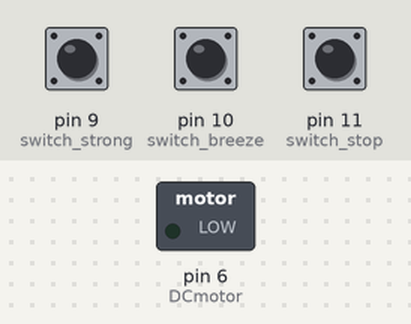
The sketch below on a simulated Arduino Uno, built with avr-gcc and run on an emulated ATmega328P. Shown: switched loads named in the sketch (green lamp = pin HIGH). Inputs (shaded band) come from the test bench; at power-on: pin 9 (switch_strong) LOW, pin 10 (switch_breeze) LOW, pin 11 (switch_stop) LOW.

Above: at 1.2 s.
1.3 s: pin 9 (switch_strong) pulled HIGH for 0.15 s
At 2.5 s:
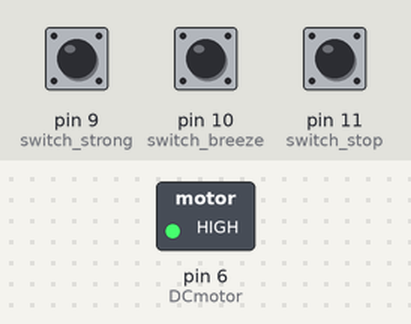
2.9 s: pin 10 (switch_breeze) pulled HIGH for 0.15 s
At 3.7 s:
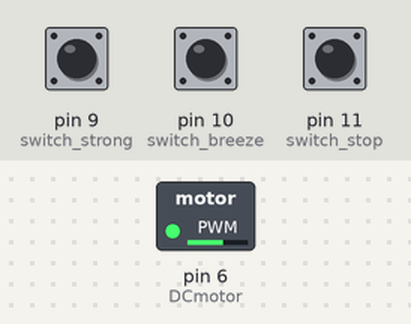
4.5 s: pin 9 (switch_strong) pulled HIGH for 1 s
At 4.9 s:
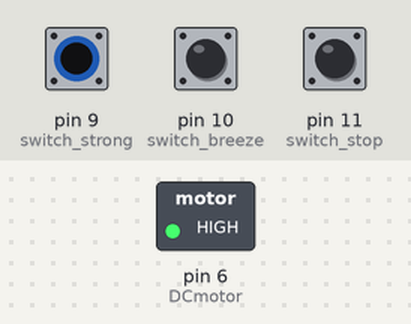
7.0 s: pin 11 (switch_stop) pulled HIGH for 0.15 s
At 8.0 s:
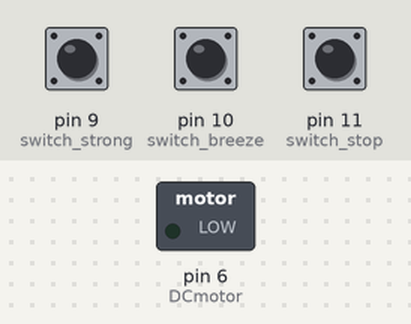
8.6 s: pin 9 (switch_strong) pulled HIGH for 3.2 s
At 9.2 s:
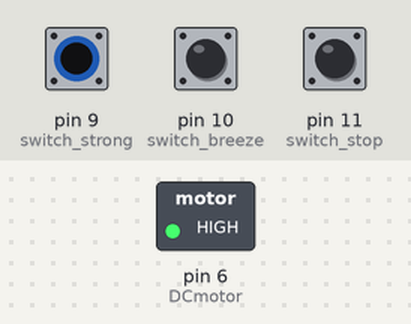
13.3 s: pin 10 (switch_breeze) pulled HIGH for 1 s
At 14.0 s:
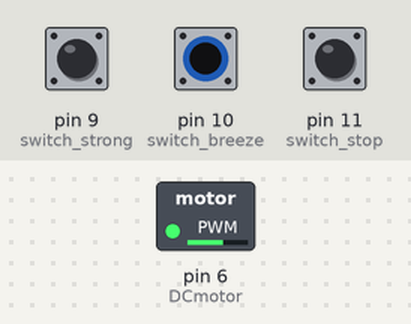
Timing chart, 0 to 16.3 s (numbered marks = the images above; inputs shaded):
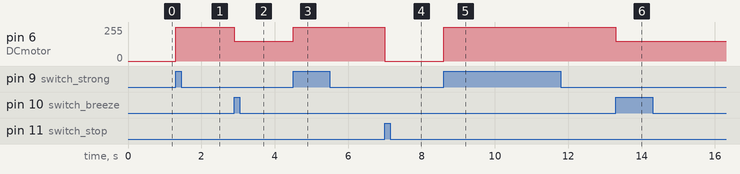

The sketch:

dc_ex01.ino
```cpp
int switch_stop = 11;
int switch_breeze = 10;
int switch_strong = 9;
int DCmotor = 6;

void setup() {
  pinMode(DCmotor, OUTPUT);
  pinMode(switch_stop, INPUT);
  pinMode(switch_breeze, INPUT);
  pinMode(switch_strong, INPUT);
}

void loop() {
  if(digitalRead(switch_stop) == HIGH)
    analogWrite(DCmotor, 0);

  if(digitalRead(switch_breeze) == HIGH)
    analogWrite(DCmotor, 150);

  if(digitalRead(switch_strong) == HIGH)
    analogWrite(DCmotor, 255);
}
```

Measured:
- after the input at 1.3 s, pin 6 (DCmotor): 0/255 → 255/255 at once
- after the input at 2.9 s, pin 6 (DCmotor): 255/255 → 150/255 at once
- after the input at 4.5 s, pin 6 (DCmotor): 150/255 → 255/255 at once
- after the input at 7.0 s, pin 6 (DCmotor): 255/255 → 0/255 at once
- after the input at 8.6 s, pin 6 (DCmotor): 0/255 → 255/255 at once
- after the input at 13.3 s, pin 6 (DCmotor): 255/255 → 150/255 at once
